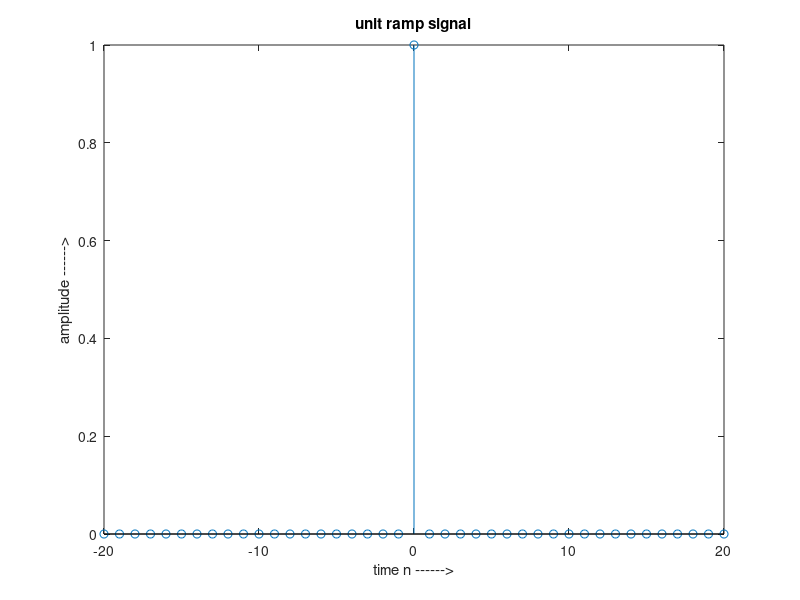

This chart was generated by the following MATLAB code:
clc;
n=-20:20;                           % The colon operator (first:last) generates a 1-by-n matrix (or vector) of sequential numbers
                                    % from the first value to the last.
                                    % The default sequence is made up of incremental values, each 1 greater than the previous one:
                                    % A = 10:15
                                    % A = 10    11    12    13    14    15       
                                    
L=length(n);    
for i=1:L
    if n(i)==0
        x(i)=1;
    else
        x(i)=0;
    end;
end;
stem(n,x);
xlabel('time n ------>');
ylabel('amplitude ------>');
title('unit ramp signal');